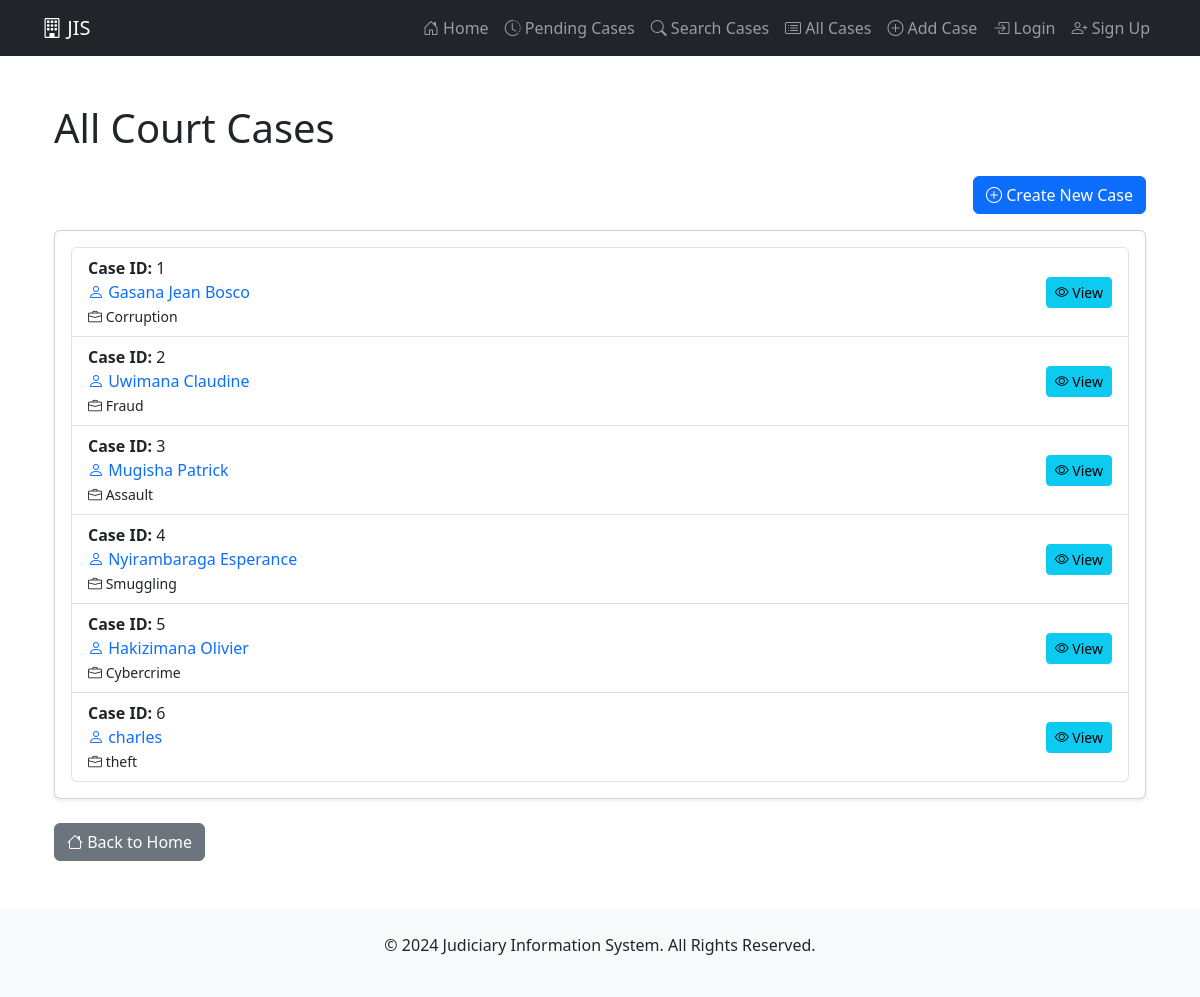
The page /court/cases/ on the database its author committed.
### court/models.py (models this page shows)
class CourtCase(models.Model):
    CIN = models.AutoField(primary_key=True)
    defendant_name = models.CharField(max_length=255)
    defendant_address = models.TextField()
    crime_type = models.CharField(max_length=100)
    crime_date = models.DateField()
    crime_location = models.CharField(max_length=255)
    arresting_officer = models.CharField(max_length=255)
    arrest_date = models.DateField()
    hearing_date = models.DateField(null=True, blank=True)
    adjournment_reason = models.TextField(blank=True)
    hearing_summary = models.TextField(blank=True)
    judgment_summary = models.TextField(blank=True)
    status = models.CharField(max_length=20, choices=[('Pending', 'Pending'), ('Resolved', 'Resolved'), ('Closed', 'Closed')])
    judge = models.ForeignKey(User, on_delete=models.SET_NULL, related_name='judge_cases', null=True)
    lawyer = models.ForeignKey(User, on_delete=models.SET_NULL, related_name='lawyer_cases', null=True)
    public_prosecutor = models.CharField(max_length=255)
    starting_date = models.DateField()
    completion_date = models.DateField(null=True, blank=True)

### court/views.py (the view)
# urls.py: path('cases/', views.case_list, name='case_list'),
def case_list(request):
    cases = CourtCase.objects.all()
    return render(request, 'case_list.html', {'cases': cases})

### templates/case_list.html (shortened to what this page needs)
{% extends 'base.html' %}
{% block content %}
<div class="container mt-5">
    <h1 class="mb-4">All Court Cases</h1>
    <div class="d-flex justify-content-end mb-3">
        <a href="{% url 'case_create' %}" class="btn btn-primary">
            <i class="bi bi-plus-circle"></i> Create New Case
        </a>
    </div>
    <div class="card shadow-sm">
        <div class="card-body">
            <ul class="list-group">
                {% for case in cases %}
                    <li class="list-group-item d-flex justify-content-between align-items-center">
                        <div>
                            <strong>Case ID:</strong> {{ case.CIN }}<br>
                            <a href="{% url 'case_detail' CIN=case.CIN %}" class="text-decoration-none">
                                <i class="bi bi-person"></i> {{ case.defendant_name }}
                            </a>
                            <br>
                            <small><i class="bi bi-briefcase"></i> {{ case.crime_type }}</small>
                        </div>
                        <div>
                            <a href="{% url 'case_detail' CIN=case.CIN %}" class="btn btn-sm btn-info">
                                <i class="bi bi-eye"></i> View
                            </a>
                        </div>
                    </li>
                {% endfor %}
            </ul>
        </div>
    </div>
    <div class="mt-4">
        <a href="{% url 'home' %}" class="btn btn-secondary">
            <i class="bi bi-house"></i> Back to Home
        </a>
    </div>
</div>
{% endblock %}

### templates/base.html (shortened to what this page needs)
<!DOCTYPE html>
<html lang="en">
<head>
    <link rel="stylesheet" href="https://cdn.jsdelivr.net/npm/bootstrap@5.3.0/dist/css/bootstrap.min.css">
    <link rel="stylesheet" href="https://cdn.jsdelivr.net/npm/bootstrap-icons/font/bootstrap-icons.css">
</head>
<body>
    <nav class="navbar navbar-expand-lg navbar-dark bg-dark">
        <div class="container">
            <a class="navbar-brand" href="{% url 'home' %}">
                <i class="bi bi-building"></i> JIS
            </a>
            <div class="collapse navbar-collapse" id="navbarNav">
                <ul class="navbar-nav ms-auto">
                    {% if not user.is_authenticated %}
                        <li class="nav-item">
                            <a class="nav-link" href="{% url 'home' %}">
                                <i class="bi bi-house-door"></i> Home
                            </a>
                        </li>
                        <li class="nav-item">
                            <a class="nav-link" href="{% url 'pending_cases' %}">
                                <i class="bi bi-clock-history"></i> Pending Cases
                            </a>
                        </li>
                        <li class="nav-item">
                            <a class="nav-link" href="{% url 'search_cases' %}">
                                <i class="bi bi-search"></i> Search Cases
                            </a>
                        </li>
                        <li class="nav-item">
                            <a class="nav-link" href="{% url 'case_list' %}">
                                <i class="bi bi-card-list"></i> All Cases
                            </a>
                        </li>
                        <li class="nav-item">
                            <a class="nav-link" href="{% url 'case_create' %}">
                                <i class="bi bi-plus-circle"></i> Add Case
                            </a>
                        </li>
                    {% endif %}
                    {% if user.is_authenticated %}
                        <li class="nav-item">
                            <a class="nav-link" href="#">
                                <i class="bi bi-person-circle"></i> Welcome, {{ user.username }}
                            </a>
                        </li>
                        <li class="nav-item">
                            <a class="nav-link" href="{% url 'logout' %}">
                                <i class="bi bi-box-arrow-right"></i> Logout
                            </a>
                        </li>
                    {% else %}
                        <li class="nav-item">
                            <a class="nav-link" href="{% url 'login' %}">
                                <i class="bi bi-box-arrow-in-right"></i> Login
                            </a>
                        </li>
                        <li class="nav-item">
                            <a class="nav-link" href="{% url 'signup' %}">
                                <i class="bi bi-person-plus"></i> Sign Up
                            </a>
                        </li>
                    {% endif %}
                </ul>
            </div>
        </div>
    </nav>
    <main class="container mt-4">
        {% block content %}
        {% endblock %}
    </main>
    <footer class="bg-light text-center py-4 mt-5">
        <p>&copy; 2024 Judiciary Information System. All Rights Reserved.</p>
    </footer>
</body>
</html>

### rows shown on the page
CourtCase: CIN "1", defendant_name "Gasana Jean Bosco", crime_type "Corruption"
CourtCase: CIN "2", defendant_name "Uwimana Claudine", crime_type "Fraud"
CourtCase: CIN "3", defendant_name "Mugisha Patrick", crime_type "Assault"
CourtCase: CIN "4", defendant_name "Nyirambaraga Esperance", crime_type "Smuggling"
CourtCase: CIN "5", defendant_name "Hakizimana Olivier", crime_type "Cybercrime"
CourtCase: CIN "6", defendant_name "charles", crime_type "theft"
